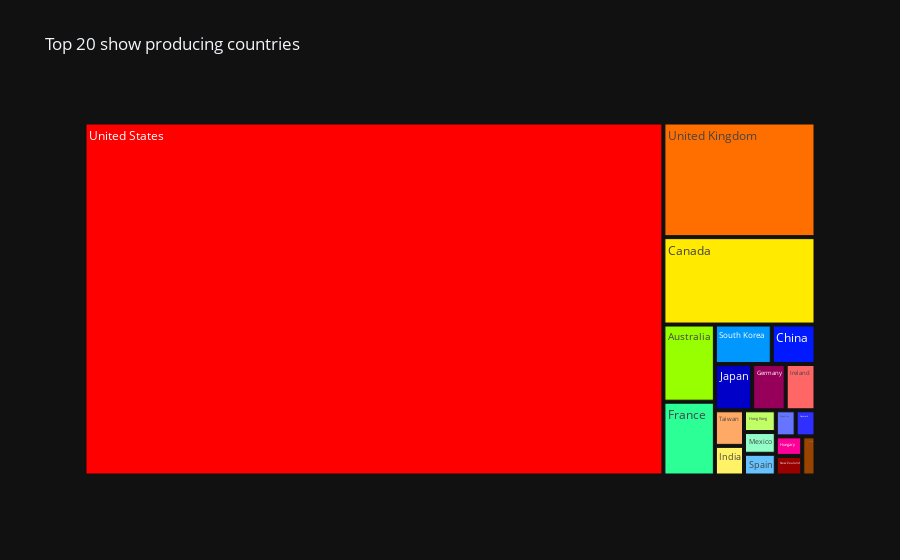

Notebook code cell kept with this figure:
### Code cell
import plotly.express as px

# only netflix data
df = all_data[0]

# Remove rows where 'country' is 'unknown'
df = df[df["country"] != "UNKNOWN"]
# Split the 'country' column, stack, and count occurrences
top_countries = (
    df["country"].str.split(", ", expand=True).stack().value_counts().head(20).reset_index()
)
top_countries.columns = ["country", "size"]

# Create a treemap using Plotly Express
fig = px.treemap(
    top_countries,
    path=["country"],
    values="size",
    color_discrete_sequence=px.colors.sequential.Rainbow_r,
    title="Top 20 show producing countries",
    labels={"size": "Production Size"},
    template="plotly_dark",
)
fig.show()

### Figure 1 — Plotly figure (JSON) as saved in the notebook; plotly's stock layout.template omitted (floating-point values rounded to 4 significant figures)
{"data": [{"branchvalues": "total", "domain": {"x": [0, 1], "y": [0, 1]}, "hovertemplate": "labels=%{label}<br>Production Size=%{value}<br>parent=%{parent}<br>id=%{id}<extra></extra>", "ids": ["Argentina", "Australia", "Canada", "China", "Denmark", "France", "Germany", "Hong Kong", "Hungary", "India", "Ireland", "Japan", "Mexico", "New Zealand", "South Africa", "South Korea", "Spain", "Taiwan", "United Kingdom", "United States"], "labels": ["Argentina", "Australia", "Canada", "China", "Denmark", "France", "Germany", "Hong Kong", "Hungary", "India", "Ireland", "Japan", "Mexico", "New Zealand", "South Africa", "South Korea", "Spain", "Taiwan", "United Kingdom", "United States"], "name": "", "parents": ["", "", "", "", "", "", "", "", "", "", "", "", "", "", "", "", "", "", "", ""], "type": "treemap", "values": [3, 23, 77, 10, 3, 22, 9, 4, 3, 5, 8, 10, 4, 3, 3, 13, 4, 6, 101, 1184]}], "layout": {"legend": {"tracegroupgap": 0}, "title": {"text": "Top 20 show producing countries"}, "treemapcolorway": ["rgb(255,0,0)", "rgb(255,111,0)", "rgb(255,234,0)", "rgb(151,255,0)", "rgb(44,255,150)", "rgb(0,152,255)", "rgb(0,25,255)", "rgb(0,0,200)", "rgb(150,0,90)"]}}
